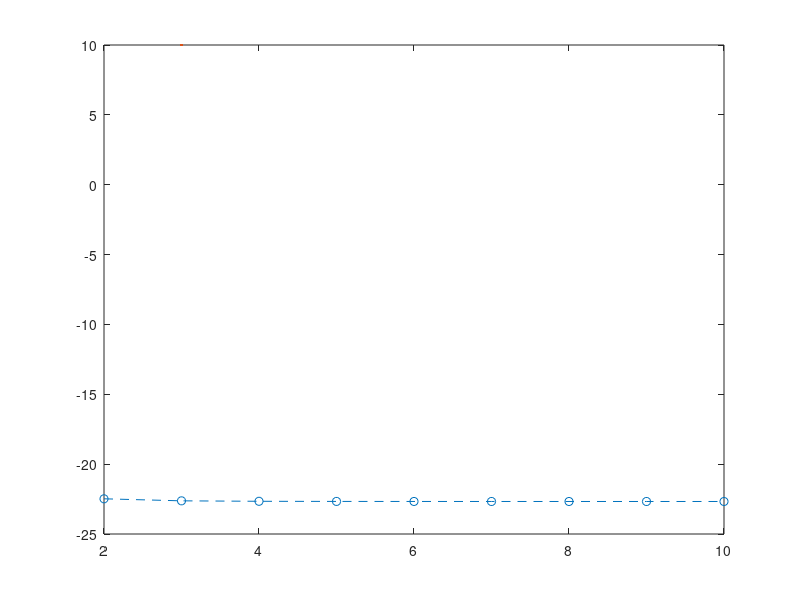

Recreate this plot in MATLAB. (Note: this script raises an error after producing the figure.)
clear
clc

k_points = [2,3,4,5,6,7,8,9,10];
final_energy = [-22.4803692297,-22.6259070131,-22.6585633143,-22.6680541949,-22.6712003683,-22.6723399614,-22.6727808267,-22.6729600573,-22.6730358353];

figure(1)
plot(k_points,final_energy,'o--',LineWidth=3,MarkerSize=10)
ax = gca;
ax.XAxis.FontSize = 20;
ax.YAxis.FontSize = 20;
ylabel("Final Energy (Ry)",FontSize=32)
xlabel("k-points grid size",FontSize=32)
fig = gcf;
fig.Position(3:4)=[1000,800];